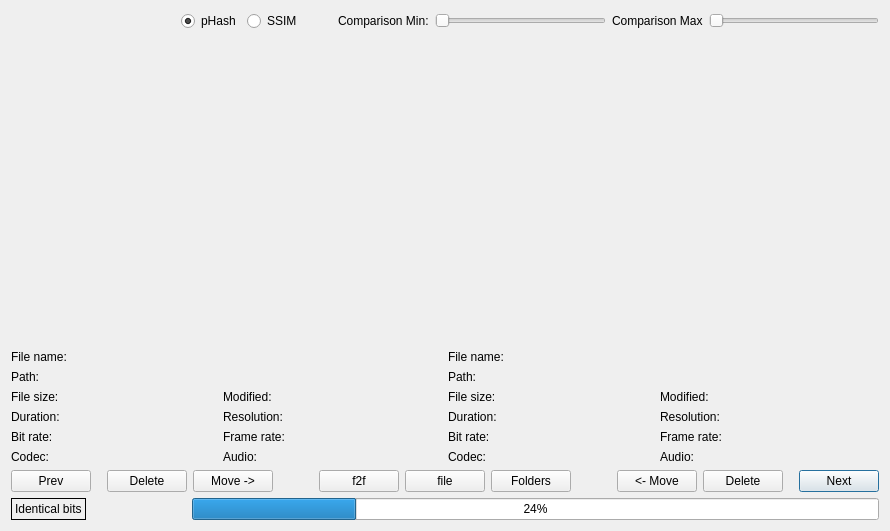
<?xml version="1.0" encoding="UTF-8"?>
<ui version="4.0">
 <class>Comparison</class>
 <widget class="QDialog" name="Comparison">
  <property name="geometry">
   <rect>
    <x>0</x>
    <y>0</y>
    <width>890</width>
    <height>531</height>
   </rect>
  </property>
  <property name="windowTitle">
   <string>Vidupe</string>
  </property>
  <layout class="QVBoxLayout" name="verticalLayout">
   <item>
    <layout class="QHBoxLayout" name="horizontalLayout_4">
     <property name="topMargin">
      <number>0</number>
     </property>
     <item>
      <spacer name="horizontalSpacer_6">
       <property name="orientation">
        <enum>Qt::Horizontal</enum>
       </property>
       <property name="sizeHint" stdset="0">
        <size>
         <width>40</width>
         <height>20</height>
        </size>
       </property>
      </spacer>
     </item>
     <item>
      <widget class="QRadioButton" name="selectPhash">
       <property name="text">
        <string>pHash</string>
       </property>
       <property name="checked">
        <bool>true</bool>
       </property>
      </widget>
     </item>
     <item>
      <widget class="QRadioButton" name="selectSSIM">
       <property name="text">
        <string>SSIM</string>
       </property>
      </widget>
     </item>
     <item>
      <spacer name="horizontalSpacer_8">
       <property name="orientation">
        <enum>Qt::Horizontal</enum>
       </property>
       <property name="sizeType">
        <enum>QSizePolicy::Maximum</enum>
       </property>
       <property name="sizeHint" stdset="0">
        <size>
         <width>30</width>
         <height>20</height>
        </size>
       </property>
      </spacer>
     </item>
     <item>
      <widget class="QLabel" name="label">
       <property name="text">
        <string>Comparison Min:</string>
       </property>
      </widget>
     </item>
     <item>
      <widget class="QSlider" name="thresholdSlider">
       <property name="minimum">
        <number>1</number>
       </property>
       <property name="maximum">
        <number>100</number>
       </property>
       <property name="orientation">
        <enum>Qt::Horizontal</enum>
       </property>
      </widget>
     </item>
     <item>
      <widget class="QLabel" name="label_2">
       <property name="text">
        <string>Comparison Max</string>
       </property>
      </widget>
     </item>
     <item>
      <widget class="QSlider" name="thresholdSliderMax">
       <property name="minimum">
        <number>1</number>
       </property>
       <property name="maximum">
        <number>100</number>
       </property>
       <property name="orientation">
        <enum>Qt::Horizontal</enum>
       </property>
      </widget>
     </item>
    </layout>
   </item>
   <item>
    <layout class="QHBoxLayout" name="horizontalLayout">
     <property name="topMargin">
      <number>0</number>
     </property>
     <property name="bottomMargin">
      <number>0</number>
     </property>
     <item>
      <layout class="QVBoxLayout" name="verticalLayout_4">
       <property name="bottomMargin">
        <number>0</number>
       </property>
       <item>
        <widget class="ClickableLabel" name="leftImage" native="true">
         <property name="sizePolicy">
          <sizepolicy hsizetype="Preferred" vsizetype="Expanding">
           <horstretch>0</horstretch>
           <verstretch>0</verstretch>
          </sizepolicy>
         </property>
         <property name="minimumSize">
          <size>
           <width>400</width>
           <height>300</height>
          </size>
         </property>
         <property name="toolTip">
          <string>Click to launch video in default player, scroll mouse wheel to zoom</string>
         </property>
         <property name="text" stdset="0">
          <string/>
         </property>
        </widget>
       </item>
       <item>
        <layout class="QGridLayout" name="gridLayout">
         <property name="topMargin">
          <number>0</number>
         </property>
         <item row="1" column="0">
          <widget class="QLabel" name="label_6">
           <property name="sizePolicy">
            <sizepolicy hsizetype="Preferred" vsizetype="Fixed">
             <horstretch>0</horstretch>
             <verstretch>0</verstretch>
            </sizepolicy>
           </property>
           <property name="text">
            <string>Path:</string>
           </property>
          </widget>
         </item>
         <item row="0" column="0">
          <widget class="QLabel" name="label_3">
           <property name="sizePolicy">
            <sizepolicy hsizetype="Maximum" vsizetype="Fixed">
             <horstretch>0</horstretch>
             <verstretch>0</verstretch>
            </sizepolicy>
           </property>
           <property name="text">
            <string>File name:</string>
           </property>
          </widget>
         </item>
         <item row="0" column="1">
          <widget class="ClickableLabel" name="leftFileName" native="true">
           <property name="sizePolicy">
            <sizepolicy hsizetype="Ignored" vsizetype="Fixed">
             <horstretch>0</horstretch>
             <verstretch>0</verstretch>
            </sizepolicy>
           </property>
           <property name="minimumSize">
            <size>
             <width>0</width>
             <height>13</height>
            </size>
           </property>
           <property name="styleSheet">
            <string notr="true">color : blue; text-decoration : underline;</string>
           </property>
           <property name="text" stdset="0">
            <string/>
           </property>
          </widget>
         </item>
         <item row="1" column="1">
          <widget class="QLabel" name="leftPathName">
           <property name="sizePolicy">
            <sizepolicy hsizetype="Ignored" vsizetype="Fixed">
             <horstretch>0</horstretch>
             <verstretch>0</verstretch>
            </sizepolicy>
           </property>
           <property name="text">
            <string/>
           </property>
          </widget>
         </item>
        </layout>
       </item>
       <item>
        <layout class="QGridLayout" name="gridLayout_2">
         <property name="topMargin">
          <number>0</number>
         </property>
         <property name="horizontalSpacing">
          <number>6</number>
         </property>
         <item row="2" column="3">
          <widget class="QLabel" name="leftModified">
           <property name="sizePolicy">
            <sizepolicy hsizetype="Preferred" vsizetype="Fixed">
             <horstretch>0</horstretch>
             <verstretch>0</verstretch>
            </sizepolicy>
           </property>
           <property name="text">
            <string/>
           </property>
          </widget>
         </item>
         <item row="3" column="1">
          <widget class="QLabel" name="leftDuration">
           <property name="sizePolicy">
            <sizepolicy hsizetype="Preferred" vsizetype="Fixed">
             <horstretch>0</horstretch>
             <verstretch>0</verstretch>
            </sizepolicy>
           </property>
           <property name="text">
            <string/>
           </property>
          </widget>
         </item>
         <item row="4" column="0">
          <widget class="QLabel" name="label_18">
           <property name="sizePolicy">
            <sizepolicy hsizetype="Preferred" vsizetype="Fixed">
             <horstretch>0</horstretch>
             <verstretch>0</verstretch>
            </sizepolicy>
           </property>
           <property name="text">
            <string>Bit rate:</string>
           </property>
          </widget>
         </item>
         <item row="5" column="0">
          <widget class="QLabel" name="label_19">
           <property name="sizePolicy">
            <sizepolicy hsizetype="Preferred" vsizetype="Fixed">
             <horstretch>0</horstretch>
             <verstretch>0</verstretch>
            </sizepolicy>
           </property>
           <property name="text">
            <string>Codec:</string>
           </property>
          </widget>
         </item>
         <item row="3" column="2">
          <widget class="QLabel" name="label_16">
           <property name="sizePolicy">
            <sizepolicy hsizetype="Preferred" vsizetype="Fixed">
             <horstretch>0</horstretch>
             <verstretch>0</verstretch>
            </sizepolicy>
           </property>
           <property name="text">
            <string>Resolution:</string>
           </property>
          </widget>
         </item>
         <item row="2" column="0">
          <widget class="QLabel" name="label_10">
           <property name="sizePolicy">
            <sizepolicy hsizetype="Fixed" vsizetype="Fixed">
             <horstretch>0</horstretch>
             <verstretch>0</verstretch>
            </sizepolicy>
           </property>
           <property name="text">
            <string>File size:</string>
           </property>
          </widget>
         </item>
         <item row="2" column="1">
          <widget class="QLabel" name="leftFileSize">
           <property name="sizePolicy">
            <sizepolicy hsizetype="Preferred" vsizetype="Fixed">
             <horstretch>0</horstretch>
             <verstretch>0</verstretch>
            </sizepolicy>
           </property>
           <property name="text">
            <string/>
           </property>
          </widget>
         </item>
         <item row="2" column="2">
          <widget class="QLabel" name="label_12">
           <property name="sizePolicy">
            <sizepolicy hsizetype="Maximum" vsizetype="Fixed">
             <horstretch>0</horstretch>
             <verstretch>0</verstretch>
            </sizepolicy>
           </property>
           <property name="text">
            <string>Modified:</string>
           </property>
          </widget>
         </item>
         <item row="3" column="3">
          <widget class="QLabel" name="leftResolution">
           <property name="sizePolicy">
            <sizepolicy hsizetype="Preferred" vsizetype="Fixed">
             <horstretch>0</horstretch>
             <verstretch>0</verstretch>
            </sizepolicy>
           </property>
           <property name="text">
            <string/>
           </property>
          </widget>
         </item>
         <item row="3" column="0">
          <widget class="QLabel" name="label_14">
           <property name="sizePolicy">
            <sizepolicy hsizetype="Preferred" vsizetype="Fixed">
             <horstretch>0</horstretch>
             <verstretch>0</verstretch>
            </sizepolicy>
           </property>
           <property name="text">
            <string>Duration:</string>
           </property>
          </widget>
         </item>
         <item row="4" column="2">
          <widget class="QLabel" name="label_22">
           <property name="sizePolicy">
            <sizepolicy hsizetype="Preferred" vsizetype="Fixed">
             <horstretch>0</horstretch>
             <verstretch>0</verstretch>
            </sizepolicy>
           </property>
           <property name="text">
            <string>Frame rate:</string>
           </property>
          </widget>
         </item>
         <item row="5" column="1">
          <widget class="QLabel" name="leftCodec">
           <property name="sizePolicy">
            <sizepolicy hsizetype="Ignored" vsizetype="Fixed">
             <horstretch>0</horstretch>
             <verstretch>0</verstretch>
            </sizepolicy>
           </property>
           <property name="text">
            <string/>
           </property>
          </widget>
         </item>
         <item row="4" column="1">
          <widget class="QLabel" name="leftBitRate">
           <property name="sizePolicy">
            <sizepolicy hsizetype="Preferred" vsizetype="Fixed">
             <horstretch>0</horstretch>
             <verstretch>0</verstretch>
            </sizepolicy>
           </property>
           <property name="text">
            <string/>
           </property>
          </widget>
         </item>
         <item row="4" column="3">
          <widget class="QLabel" name="leftFrameRate">
           <property name="sizePolicy">
            <sizepolicy hsizetype="Preferred" vsizetype="Fixed">
             <horstretch>0</horstretch>
             <verstretch>0</verstretch>
            </sizepolicy>
           </property>
           <property name="text">
            <string/>
           </property>
          </widget>
         </item>
         <item row="5" column="2">
          <widget class="QLabel" name="label_23">
           <property name="sizePolicy">
            <sizepolicy hsizetype="Preferred" vsizetype="Fixed">
             <horstretch>0</horstretch>
             <verstretch>0</verstretch>
            </sizepolicy>
           </property>
           <property name="text">
            <string>Audio:</string>
           </property>
          </widget>
         </item>
         <item row="5" column="3">
          <widget class="QLabel" name="leftAudio">
           <property name="sizePolicy">
            <sizepolicy hsizetype="Ignored" vsizetype="Fixed">
             <horstretch>0</horstretch>
             <verstretch>0</verstretch>
            </sizepolicy>
           </property>
           <property name="text">
            <string/>
           </property>
          </widget>
         </item>
        </layout>
       </item>
      </layout>
     </item>
     <item>
      <layout class="QVBoxLayout" name="verticalLayout_5">
       <property name="bottomMargin">
        <number>0</number>
       </property>
       <item>
        <widget class="ClickableLabel" name="rightImage" native="true">
         <property name="sizePolicy">
          <sizepolicy hsizetype="Preferred" vsizetype="Expanding">
           <horstretch>0</horstretch>
           <verstretch>0</verstretch>
          </sizepolicy>
         </property>
         <property name="minimumSize">
          <size>
           <width>400</width>
           <height>300</height>
          </size>
         </property>
         <property name="toolTip">
          <string>Click to launch video in default player, scroll mouse wheel to zoom</string>
         </property>
         <property name="text" stdset="0">
          <string/>
         </property>
        </widget>
       </item>
       <item>
        <layout class="QGridLayout" name="gridLayout_4">
         <property name="topMargin">
          <number>0</number>
         </property>
         <item row="0" column="0">
          <widget class="QLabel" name="label_28">
           <property name="sizePolicy">
            <sizepolicy hsizetype="Maximum" vsizetype="Fixed">
             <horstretch>0</horstretch>
             <verstretch>0</verstretch>
            </sizepolicy>
           </property>
           <property name="text">
            <string>File name:</string>
           </property>
          </widget>
         </item>
         <item row="1" column="0">
          <widget class="QLabel" name="label_29">
           <property name="sizePolicy">
            <sizepolicy hsizetype="Preferred" vsizetype="Fixed">
             <horstretch>0</horstretch>
             <verstretch>0</verstretch>
            </sizepolicy>
           </property>
           <property name="text">
            <string>Path:</string>
           </property>
          </widget>
         </item>
         <item row="0" column="1">
          <widget class="ClickableLabel" name="rightFileName" native="true">
           <property name="sizePolicy">
            <sizepolicy hsizetype="Ignored" vsizetype="Fixed">
             <horstretch>0</horstretch>
             <verstretch>0</verstretch>
            </sizepolicy>
           </property>
           <property name="minimumSize">
            <size>
             <width>0</width>
             <height>13</height>
            </size>
           </property>
           <property name="styleSheet">
            <string notr="true">color : blue; text-decoration : underline;</string>
           </property>
           <property name="text" stdset="0">
            <string/>
           </property>
          </widget>
         </item>
         <item row="1" column="1">
          <widget class="QLabel" name="rightPathName">
           <property name="sizePolicy">
            <sizepolicy hsizetype="Ignored" vsizetype="Fixed">
             <horstretch>0</horstretch>
             <verstretch>0</verstretch>
            </sizepolicy>
           </property>
           <property name="text">
            <string/>
           </property>
          </widget>
         </item>
        </layout>
       </item>
       <item>
        <layout class="QGridLayout" name="gridLayout_3">
         <property name="topMargin">
          <number>0</number>
         </property>
         <property name="bottomMargin">
          <number>0</number>
         </property>
         <item row="2" column="0">
          <widget class="QLabel" name="label_32">
           <property name="sizePolicy">
            <sizepolicy hsizetype="Fixed" vsizetype="Fixed">
             <horstretch>0</horstretch>
             <verstretch>0</verstretch>
            </sizepolicy>
           </property>
           <property name="text">
            <string>File size:</string>
           </property>
          </widget>
         </item>
         <item row="3" column="0">
          <widget class="QLabel" name="label_33">
           <property name="sizePolicy">
            <sizepolicy hsizetype="Preferred" vsizetype="Fixed">
             <horstretch>0</horstretch>
             <verstretch>0</verstretch>
            </sizepolicy>
           </property>
           <property name="text">
            <string>Duration:</string>
           </property>
          </widget>
         </item>
         <item row="4" column="0">
          <widget class="QLabel" name="label_34">
           <property name="sizePolicy">
            <sizepolicy hsizetype="Preferred" vsizetype="Fixed">
             <horstretch>0</horstretch>
             <verstretch>0</verstretch>
            </sizepolicy>
           </property>
           <property name="text">
            <string>Bit rate:</string>
           </property>
          </widget>
         </item>
         <item row="5" column="0">
          <widget class="QLabel" name="label_35">
           <property name="sizePolicy">
            <sizepolicy hsizetype="Preferred" vsizetype="Fixed">
             <horstretch>0</horstretch>
             <verstretch>0</verstretch>
            </sizepolicy>
           </property>
           <property name="text">
            <string>Codec:</string>
           </property>
          </widget>
         </item>
         <item row="2" column="1">
          <widget class="QLabel" name="rightFileSize">
           <property name="sizePolicy">
            <sizepolicy hsizetype="Preferred" vsizetype="Fixed">
             <horstretch>0</horstretch>
             <verstretch>0</verstretch>
            </sizepolicy>
           </property>
           <property name="text">
            <string/>
           </property>
          </widget>
         </item>
         <item row="3" column="1">
          <widget class="QLabel" name="rightDuration">
           <property name="sizePolicy">
            <sizepolicy hsizetype="Preferred" vsizetype="Fixed">
             <horstretch>0</horstretch>
             <verstretch>0</verstretch>
            </sizepolicy>
           </property>
           <property name="text">
            <string/>
           </property>
          </widget>
         </item>
         <item row="4" column="1">
          <widget class="QLabel" name="rightBitRate">
           <property name="sizePolicy">
            <sizepolicy hsizetype="Preferred" vsizetype="Fixed">
             <horstretch>0</horstretch>
             <verstretch>0</verstretch>
            </sizepolicy>
           </property>
           <property name="text">
            <string/>
           </property>
          </widget>
         </item>
         <item row="5" column="1">
          <widget class="QLabel" name="rightCodec">
           <property name="sizePolicy">
            <sizepolicy hsizetype="Ignored" vsizetype="Fixed">
             <horstretch>0</horstretch>
             <verstretch>0</verstretch>
            </sizepolicy>
           </property>
           <property name="text">
            <string/>
           </property>
          </widget>
         </item>
         <item row="2" column="2">
          <widget class="QLabel" name="label_42">
           <property name="sizePolicy">
            <sizepolicy hsizetype="Maximum" vsizetype="Fixed">
             <horstretch>0</horstretch>
             <verstretch>0</verstretch>
            </sizepolicy>
           </property>
           <property name="text">
            <string>Modified:</string>
           </property>
          </widget>
         </item>
         <item row="3" column="2">
          <widget class="QLabel" name="label_43">
           <property name="sizePolicy">
            <sizepolicy hsizetype="Preferred" vsizetype="Fixed">
             <horstretch>0</horstretch>
             <verstretch>0</verstretch>
            </sizepolicy>
           </property>
           <property name="text">
            <string>Resolution:</string>
           </property>
          </widget>
         </item>
         <item row="4" column="2">
          <widget class="QLabel" name="label_44">
           <property name="sizePolicy">
            <sizepolicy hsizetype="Preferred" vsizetype="Fixed">
             <horstretch>0</horstretch>
             <verstretch>0</verstretch>
            </sizepolicy>
           </property>
           <property name="text">
            <string>Frame rate:</string>
           </property>
          </widget>
         </item>
         <item row="5" column="2">
          <widget class="QLabel" name="label_45">
           <property name="sizePolicy">
            <sizepolicy hsizetype="Preferred" vsizetype="Fixed">
             <horstretch>0</horstretch>
             <verstretch>0</verstretch>
            </sizepolicy>
           </property>
           <property name="text">
            <string>Audio:</string>
           </property>
          </widget>
         </item>
         <item row="2" column="3">
          <widget class="QLabel" name="rightModified">
           <property name="sizePolicy">
            <sizepolicy hsizetype="Preferred" vsizetype="Fixed">
             <horstretch>0</horstretch>
             <verstretch>0</verstretch>
            </sizepolicy>
           </property>
           <property name="text">
            <string/>
           </property>
          </widget>
         </item>
         <item row="3" column="3">
          <widget class="QLabel" name="rightResolution">
           <property name="sizePolicy">
            <sizepolicy hsizetype="Preferred" vsizetype="Fixed">
             <horstretch>0</horstretch>
             <verstretch>0</verstretch>
            </sizepolicy>
           </property>
           <property name="text">
            <string/>
           </property>
          </widget>
         </item>
         <item row="4" column="3">
          <widget class="QLabel" name="rightFrameRate">
           <property name="sizePolicy">
            <sizepolicy hsizetype="Preferred" vsizetype="Fixed">
             <horstretch>0</horstretch>
             <verstretch>0</verstretch>
            </sizepolicy>
           </property>
           <property name="text">
            <string/>
           </property>
          </widget>
         </item>
         <item row="5" column="3">
          <widget class="QLabel" name="rightAudio">
           <property name="sizePolicy">
            <sizepolicy hsizetype="Ignored" vsizetype="Fixed">
             <horstretch>0</horstretch>
             <verstretch>0</verstretch>
            </sizepolicy>
           </property>
           <property name="text">
            <string/>
           </property>
          </widget>
         </item>
        </layout>
       </item>
      </layout>
     </item>
    </layout>
   </item>
   <item>
    <layout class="QHBoxLayout" name="horizontalLayout_3">
     <property name="topMargin">
      <number>0</number>
     </property>
     <item>
      <widget class="QPushButton" name="prevVideo">
       <property name="text">
        <string>Prev</string>
       </property>
      </widget>
     </item>
     <item>
      <spacer name="horizontalSpacer_2">
       <property name="orientation">
        <enum>Qt::Horizontal</enum>
       </property>
       <property name="sizeHint" stdset="0">
        <size>
         <width>40</width>
         <height>20</height>
        </size>
       </property>
      </spacer>
     </item>
     <item>
      <widget class="QPushButton" name="leftDelete">
       <property name="sizePolicy">
        <sizepolicy hsizetype="Minimum" vsizetype="Fixed">
         <horstretch>0</horstretch>
         <verstretch>0</verstretch>
        </sizepolicy>
       </property>
       <property name="text">
        <string>Delete</string>
       </property>
      </widget>
     </item>
     <item>
      <widget class="QPushButton" name="leftMove">
       <property name="sizePolicy">
        <sizepolicy hsizetype="Minimum" vsizetype="Fixed">
         <horstretch>0</horstretch>
         <verstretch>0</verstretch>
        </sizepolicy>
       </property>
       <property name="text">
        <string>Move -&gt;</string>
       </property>
      </widget>
     </item>
     <item>
      <spacer name="horizontalSpacer_4">
       <property name="orientation">
        <enum>Qt::Horizontal</enum>
       </property>
       <property name="sizeType">
        <enum>QSizePolicy::Minimum</enum>
       </property>
       <property name="sizeHint" stdset="0">
        <size>
         <width>40</width>
         <height>20</height>
        </size>
       </property>
      </spacer>
     </item>
     <item>
      <widget class="QPushButton" name="swapFilesToFolders">
       <property name="text">
        <string>f2f</string>
       </property>
      </widget>
     </item>
     <item>
      <widget class="QPushButton" name="swapFilenames">
       <property name="text">
        <string>file</string>
       </property>
      </widget>
     </item>
     <item>
      <widget class="QPushButton" name="swapFolders">
       <property name="text">
        <string>Folders</string>
       </property>
      </widget>
     </item>
     <item>
      <spacer name="horizontalSpacer_5">
       <property name="orientation">
        <enum>Qt::Horizontal</enum>
       </property>
       <property name="sizeType">
        <enum>QSizePolicy::Minimum</enum>
       </property>
       <property name="sizeHint" stdset="0">
        <size>
         <width>40</width>
         <height>20</height>
        </size>
       </property>
      </spacer>
     </item>
     <item>
      <widget class="QPushButton" name="rightMove">
       <property name="text">
        <string>&lt;- Move</string>
       </property>
      </widget>
     </item>
     <item>
      <widget class="QPushButton" name="rightDelete">
       <property name="text">
        <string>Delete</string>
       </property>
      </widget>
     </item>
     <item>
      <spacer name="horizontalSpacer">
       <property name="orientation">
        <enum>Qt::Horizontal</enum>
       </property>
       <property name="sizeHint" stdset="0">
        <size>
         <width>40</width>
         <height>20</height>
        </size>
       </property>
      </spacer>
     </item>
     <item>
      <widget class="QPushButton" name="nextVideo">
       <property name="text">
        <string>Next</string>
       </property>
       <property name="default">
        <bool>true</bool>
       </property>
      </widget>
     </item>
    </layout>
   </item>
   <item>
    <layout class="QHBoxLayout" name="horizontalLayout_2">
     <property name="topMargin">
      <number>0</number>
     </property>
     <item>
      <widget class="QLabel" name="identicalBits">
       <property name="sizePolicy">
        <sizepolicy hsizetype="Maximum" vsizetype="Preferred">
         <horstretch>0</horstretch>
         <verstretch>0</verstretch>
        </sizepolicy>
       </property>
       <property name="frameShape">
        <enum>QFrame::Box</enum>
       </property>
       <property name="text">
        <string>Identical bits</string>
       </property>
      </widget>
     </item>
     <item>
      <spacer name="horizontalSpacer_3">
       <property name="orientation">
        <enum>Qt::Horizontal</enum>
       </property>
       <property name="sizeType">
        <enum>QSizePolicy::Maximum</enum>
       </property>
       <property name="sizeHint" stdset="0">
        <size>
         <width>100</width>
         <height>20</height>
        </size>
       </property>
      </spacer>
     </item>
     <item>
      <widget class="QProgressBar" name="progressBar">
       <property name="value">
        <number>24</number>
       </property>
      </widget>
     </item>
    </layout>
   </item>
  </layout>
 </widget>
 <customwidgets>
  <customwidget>
   <class>ClickableLabel</class>
  </customwidget>
 </customwidgets>
 <resources/>
 <connections/>
</ui>
